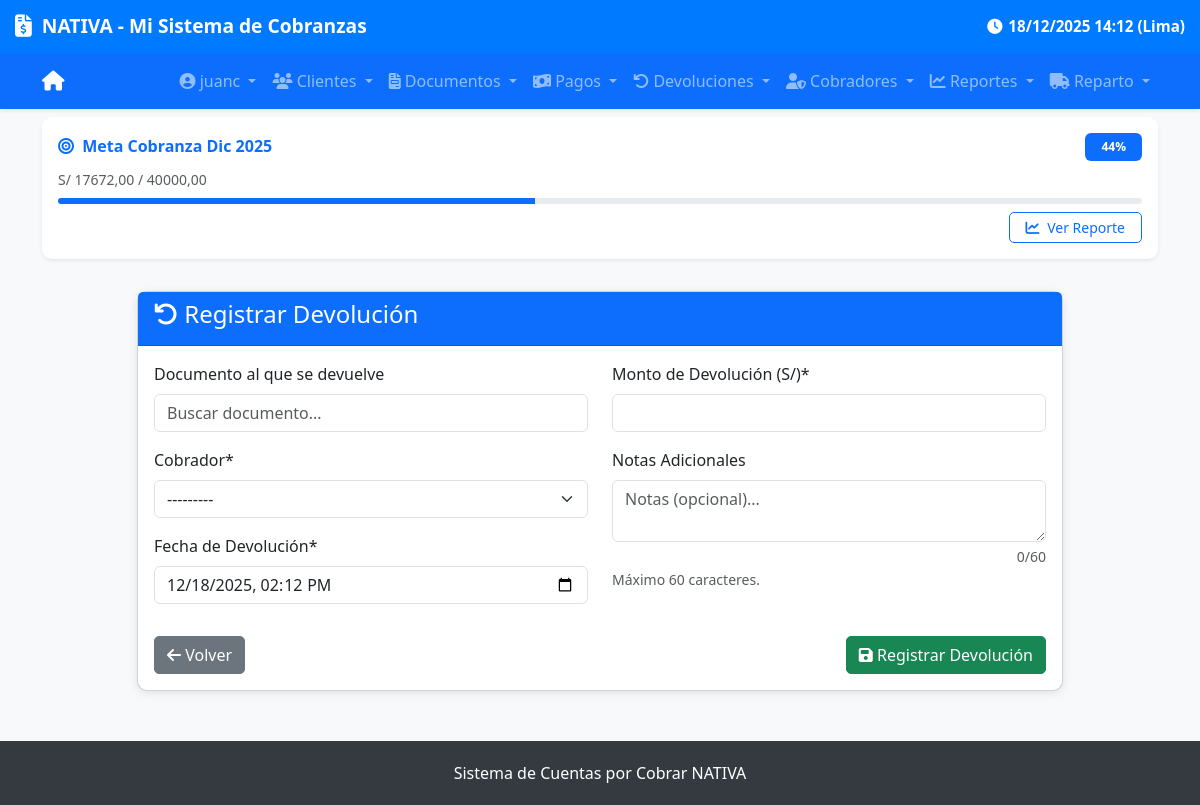
The page /devoluciones/crear/ (signed in) on the database its author committed.
### cobros/models.py (models this page shows, shortened)
class MetaMensual(models.Model):
    mes = models.DateField(help_text="Primer día del mes, ej: 2025-09-01")
    monto_objetivo = models.DecimalField(max_digits=12, decimal_places=2)
    descripcion = models.CharField(max_length=200, blank=True, null=True)
    creada_en = models.DateTimeField(auto_now_add=True)
    actualizada_en = models.DateTimeField(auto_now=True)
    class Meta:
        unique_together = ('mes',)
    @property
    def monto_alcanzado(self):
        from .models import Cobro
        from django.db.models import Sum
        import datetime
        try:
            if not self.mes:
                return Decimal('0.00')
            primer_dia = self.mes
            _, last_day = calendar.monthrange(primer_dia.year, primer_dia.month)
            ultimo_dia = primer_dia.replace(day=last_day)
            fecha_inicio = timezone.make_aware(
                datetime.datetime.combine(primer_dia, datetime.time.min)
            )
            fecha_fin = timezone.make_aware(
                datetime.datetime.combine(ultimo_dia, datetime.time.max)
            )
            total = Cobro.objects.filter(
                fecha__gte=fecha_inicio,
                fecha__lte=fecha_fin
            ).aggregate(total=Sum('monto'))['total'] or Decimal('0.00')
            return total
        except Exception as e:
            print(f"Error en monto_alcanzado: {e}")
            return Decimal('0.00')
    @property
    def porcentaje_alcanzado(self):
        if self.monto_objetivo <= 0:
            return 0
        return min((self.monto_alcanzado / self.monto_objetivo) * 100, 100)

### devoluciones/views.py (the view, shortened to what this page needs)
# urls.py: path('crear/', views.devolucion_create, name='devolucion_create'),
@transaction.atomic
def devolucion_create(request):
    documento_inicial = None
    documento_inicial_data = None
    if request.method == 'POST':
        form = DevolucionForm(request.POST)
        if form.is_valid():
            devolucion = form.save(commit=False)
            documento = devolucion.documento
            nuevo_saldo = (
                documento.monto_total
                - documento.monto_pagado
                - documento.monto_devolucion
                - devolucion.monto
            )
            if nuevo_saldo < 0:
                messages.error(
                    request,
                    f"El monto de devolución no puede ser tan alto. "
                    f"El saldo pendiente quedaría negativo."
                )
            else:
                devolucion.save()
                documento.monto_devolucion += devolucion.monto
                documento.save()
                registrar_log(
                    usuario=request.user,           # 👈 Usuario del sistema (quien hizo login)
                    cobrador=devolucion.cobrador,   # 👈 Cobrador del pago
                    categoria='devolucion',
                    accion='Registró devolución',
                    descripcion=f"Monto: S/ {devolucion.monto:,.2f}, Documento: {devolucion.documento.get_numero_completo()}, Cliente: {devolucion.documento.cliente.nombre}"
                )
                messages.success(
                    request,
                    f"Devolución de S/ {devolucion.monto:,.2f} registrada exitosamente para {documento}."
                )
                next_url = request.POST.get('next')  # Viene del campo oculto
                if next_url:
                    return redirect(next_url)
                return redirect('devoluciones:devolucion_list')
        else:
            messages.error(request, 'Por favor corrige los errores.')
    else:
        documento_id = request.GET.get('documento')
        initial = {}
        form = DevolucionForm(initial=initial)
    return render(request, 'devoluciones/devolucion_form.html', {
        'form': form,
        'title': 'Registrar Devolución',
        'documento_inicial': documento_inicial,
        'documento_inicial_data': documento_inicial_data,
    })

### devoluciones/templates/devoluciones/devolucion_form.html (shortened to what this page needs)
{% extends 'devoluciones/base.html' %}
{% load crispy_forms_tags %}
{% block content %}
<div class="row justify-content-center">
    <div class="col-md-10">
        <div class="card">
            <div class="card-header bg-primary text-white">
                <h4><i class="fas fa-undo"></i> {{ title }}</h4>
            </div>
            <div class="card-body">
                <form method="post">
                    <div class="row">
                        <div class="col-md-6">
                            <div class="mb-3 position-relative" id="documento-container">
                                <label for="search-documento" class="form-label">Documento al que se devuelve</label>
                                <input
                                    type="text"
                                    id="search-documento"
                                    class="form-control"
                                    placeholder="Buscar documento..."
                                    value=""
                                >
                            </div>
                            {{ form.cobrador|as_crispy_field }}
                            {{ form.fecha|as_crispy_field }}
                        </div>
                        <div class="col-md-6">
                            {{ form.monto|as_crispy_field }}
                            <div class="mb-3">
                                <label for="{{ form.notas.id_for_label }}" class="form-label">{{ form.notas.label }}</label>
                                {{ form.notas }}
                                <small id="notas-counter" class="text-muted d-block text-end mt-1">0/60</small>
                                {% if form.notas.help_text %}
                                    <small class="form-text text-muted">{{ form.notas.help_text }}</small>
                                {% endif %}
                            </div>
                        </div>
                    </div>
                    <div class="d-flex justify-content-between mt-3">
                        {% if request.GET.next %}
                            <a href="{{ request.GET.next }}" class="btn btn-secondary">
                                <i class="fas fa-arrow-left"></i> Volver
                            </a>
                        {% else %}
                            <a href="{% url 'devoluciones:devolucion_list' %}" class="btn btn-secondary">
                                <i class="fas fa-arrow-left"></i> Volver
                            </a>
                        {% endif %}
                        <button type="submit" class="btn btn-success">
                            <i class="fas fa-save"></i> Registrar Devolución
                        </button>
                    </div>
                </form>
            </div>
        </div>
    </div>
</div>
{% endblock %}

### templates/base.html (shortened to what this page needs)
<!DOCTYPE html>
<html lang="es">
<head>
    <link href="https://cdn.jsdelivr.net/npm/bootstrap@5.3.3/dist/css/bootstrap.min.css" rel="stylesheet">
    <link href="https://cdnjs.cloudflare.com/ajax/libs/font-awesome/6.5.0/css/all.min.css" rel="stylesheet">
</head>
<body>
    <div class="header-container">
        <div class="brand-row">
            <div class="logo-text">
                <i class="fas fa-file-invoice-dollar"></i>
                <span><strong>NATIVA</strong> - Mi Sistema de Cobranzas</span>
            </div>
            <div class="time-info">
                <i class="fas fa-clock"></i>
                {% now "d/m/Y H:i" as current_time %}
                {{ current_time }} (Lima)
            </div>
        </div>
    </div>
    <nav class="navbar navbar-expand-lg navbar-dark bg-primary shadow-sm">
        <div class="container">
            <a class="navbar-brand" href="{% url 'clientes:cliente_list' %}">
                <i class="fas fa-home"></i>
            </a>
            <div class="collapse navbar-collapse" id="navbarNav">
                <ul class="navbar-nav ms-auto">
                    {% if user.is_authenticated %}
                        {% with es_repartidor=es_repartidor %}
                            {% if es_repartidor %}
                                <li class="nav-item dropdown">
                                    <a class="nav-link dropdown-toggle" href="#" role="button" data-bs-toggle="dropdown">
                                        <i class="fas fa-truck"></i> Reparto
                                    </a>
                                    <ul class="dropdown-menu dropdown-menu-end">
                                        <li><a class="dropdown-item" href="{% url 'documentos:despacho_lista' %}"><i class="fas fa-list"></i> Mis Reportes</a></li>
                                        <li><hr class="dropdown-divider"></li>
                                    </ul>
                                </li>
                                <li class="nav-item dropdown">
                                    <a class="nav-link dropdown-toggle" href="#" role="button" data-bs-toggle="dropdown">
                                        <i class="fas fa-user-circle"></i> {{ user.get_full_name|default:user.username }}
                                    </a>
                                    <ul class="dropdown-menu dropdown-menu-end">
                                        <li><span class="dropdown-item-text text-muted"><small><i class="fas fa-id-badge"></i> {{ user.username }}</small></span></li>
                                        <li><hr class="dropdown-divider"></li>
                                        <li>
                                            <form action="{% url 'logout' %}" method="post" class="m-0">
                                                {% csrf_token %}
                                                <button type="submit" class="dropdown-item text-danger w-100 text-start">
                                                    <i class="fas fa-sign-out-alt"></i> Cerrar Sesión
                                                </button>
                                            </form>
                                        </li>
                                    </ul>
                                </li>
                            {% else %}
                                <li class="nav-item dropdown">
                                    <a class="nav-link dropdown-toggle" href="#" role="button" data-bs-toggle="dropdown">
                                        <i class="fas fa-user-circle"></i> {{ user.get_full_name|default:user.username }}
                                    </a>
                                </li>
                                <li class="nav-item dropdown">
                                    <a class="nav-link dropdown-toggle" href="#" role="button" data-bs-toggle="dropdown">
                                        <i class="fas fa-users"></i> Clientes
                                    </a>
                                </li>
                                <li class="nav-item dropdown">
                                    <a class="nav-link dropdown-toggle" href="#" role="button" data-bs-toggle="dropdown">
                                        <i class="fas fa-file-invoice"></i> Documentos
                                    </a>
                                </li>
                                <li class="nav-item dropdown">
                                    <a class="nav-link dropdown-toggle" href="#" role="button" data-bs-toggle="dropdown">
                                        <i class="fas fa-money-bill-wave"></i> Pagos
                                    </a>
                                </li>
                                <li class="nav-item dropdown">
                                    <a class="nav-link dropdown-toggle" href="#" role="button" data-bs-toggle="dropdown">
                                        <i class="fas fa-undo"></i> Devoluciones
                                    </a>
                                </li>
                                {% if user.is_staff or user.is_superuser or user.username in 'juanc,adminaqp,VALERIA,CHRISTIAN' %}
                                    <li class="nav-item dropdown">
                                        <a class="nav-link dropdown-toggle" href="#" role="button" data-bs-toggle="dropdown">
                                            <i class="fas fa-user-shield"></i> Cobradores
                                        </a>
                                    </li>
                                {% endif %}
                                {% if user.is_staff or user.is_superuser or user.username in 'juanc,adminaqp,VALERIA' %}
                                    <li class="nav-item dropdown">
                                        <a class="nav-link dropdown-toggle" href="#" role="button" data-bs-toggle="dropdown">
                                            <i class="fas fa-chart-line"></i> Reportes
                                        </a>
                                            {% now "Y" as current_year %}
                                            {% now "n" as current_month %}
                                    </li>
                                {% endif %}
                                {% if user.is_staff or user.is_superuser or user.username in 'juanc,adminaqp,VALEeeeRIA,CHRISTIAN' %}
                                    <li class="nav-item dropdown">
                                        <a class="nav-link dropdown-toggle" href="#" role="button" data-bs-toggle="dropdown">
                                            <i class="fas fa-truck"></i> Reparto
                                        </a>
                                    </li>
                                {% endif %}
                            {% endif %}
                        {% endwith %}
                    {% endif %}
                </ul>
            </div>
        </div>
    </nav>
{% if user.is_authenticated and meta %}
    <div class="container-fluid py-2 mb-3">
        <div class="container">
            <div class="card border-0 shadow-sm bg-white" style="border-left: 4px solid #0d6efd;">
                <div class="card-body p-3">
                    <div class="d-flex justify-content-between align-items-center mb-2">
                        <h6 class="mb-0 text-primary fw-bold">
                            <i class="fas fa-bullseye me-1"></i>
                            Meta Cobranza {{ meta.mes|date:"M Y" }}
                        </h6>
                        <span class="badge bg-primary text-white px-3 py-2">
                            {{ meta.porcentaje_alcanzado|floatformat:0 }}%
                        </span>
                    </div>
                    <div class="small text-muted mb-2">
                        S/ {{ meta.monto_alcanzado|floatformat:2 }} / {{ meta.monto_objetivo|floatformat:2 }}
                    </div>
                    <div class="progress mb-2" style="height: 6px;">
                        <div class="progress-bar bg-primary" role="progressbar"
                             style="width: {{ meta.porcentaje_alcanzado|floatformat:0 }}%;"
                             aria-valuenow="{{ meta.porcentaje_alcanzado }}"
                             aria-valuemin="0" aria-valuemax="100">
                        </div>
                    </div>
                    {% if user.username == 'adminaqp' or user.username == 'juanc' or user.username == 'CHRISTIAN' %}
                        <div class="text-end mt-2">
                            <a href="{% url 'cobros:reporte_cartera' %}"
                               class="btn btn-sm btn-outline-primary px-3">
                                <i class="fas fa-chart-line me-1"></i> Ver Reporte
                            </a>
                        </div>
                    {% endif %}
                </div>
            </div>
        </div>
    </div>
{% endif %}
    <div class="container mt-4">
        {% block content %}{% endblock %}
    </div>
    <footer class="text-center">
        <div class="container">
            Sistema de Cuentas por Cobrar NATIVA
        </div>
    </footer>
</body>
</html>

### rows shown on the page
MetaMensual: mes "Dic 2025", porcentaje_alcanzado "44", monto_alcanzado "17672,00", monto_objetivo "40000,00"

### other values the page prints
{{ current_time }} "18/12/2025 14:12"
{{ user.get_full_name|default:user.username }} "juanc"
{{ title }} "Registrar Devolución"
